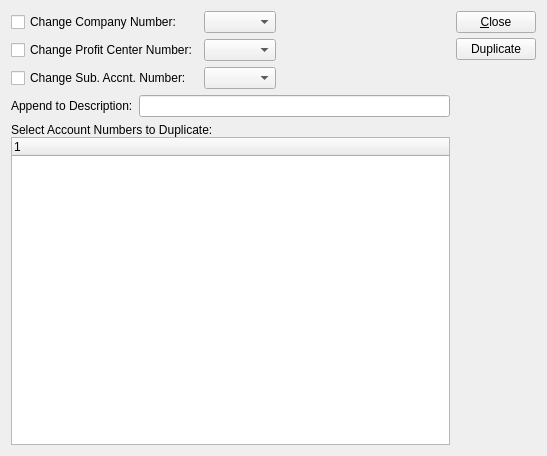
<?xml version="1.0" encoding="UTF-8"?>
<ui version="4.0">
 <comment>This file is part of the xTuple ERP: PostBooks Edition, a free and
open source Enterprise Resource Planning software suite,
Copyright (c) 1999-2019 by OpenMFG LLC, d/b/a xTuple.
It is licensed to you under the Common Public Attribution License
version 1.0, the full text of which (including xTuple-specific Exhibits)
is available at www.xtuple.com/CPAL.  By using this software, you agree
to be bound by its terms.</comment>
 <class>duplicateAccountNumbers</class>
 <widget class="QWidget" name="duplicateAccountNumbers">
  <property name="geometry">
   <rect>
    <x>0</x>
    <y>0</y>
    <width>547</width>
    <height>456</height>
   </rect>
  </property>
  <property name="windowTitle">
   <string>Duplicate Account Numbers</string>
  </property>
  <layout class="QHBoxLayout">
   <item>
    <layout class="QVBoxLayout">
     <property name="spacing">
      <number>6</number>
     </property>
     <property name="margin">
      <number>0</number>
     </property>
     <item>
      <layout class="QHBoxLayout">
       <property name="spacing">
        <number>6</number>
       </property>
       <property name="margin">
        <number>0</number>
       </property>
       <item>
        <layout class="QGridLayout">
         <property name="margin">
          <number>0</number>
         </property>
         <property name="spacing">
          <number>6</number>
         </property>
         <item row="1" column="0">
          <widget class="QCheckBox" name="_changeProfit">
           <property name="text">
            <string>Change Profit Center Number:</string>
           </property>
          </widget>
         </item>
         <item row="0" column="1">
          <widget class="XComboBox" name="_company">
           <property name="type">
            <enum>XComboBox::Companies</enum>
           </property>
          </widget>
         </item>
         <item row="0" column="0">
          <widget class="QCheckBox" name="_changeCompany">
           <property name="text">
            <string>Change Company Number:</string>
           </property>
          </widget>
         </item>
         <item row="1" column="1">
          <widget class="XComboBox" name="_profit">
           <property name="type">
            <enum>XComboBox::ProfitCenters</enum>
           </property>
          </widget>
         </item>
         <item row="2" column="1">
          <widget class="XComboBox" name="_sub">
           <property name="type">
            <enum>XComboBox::Subaccounts</enum>
           </property>
          </widget>
         </item>
         <item row="2" column="0">
          <widget class="QCheckBox" name="_changeSub">
           <property name="text">
            <string>Change Sub. Accnt. Number:</string>
           </property>
          </widget>
         </item>
        </layout>
       </item>
       <item>
        <spacer>
         <property name="orientation">
          <enum>Qt::Horizontal</enum>
         </property>
         <property name="sizeHint" stdset="0">
          <size>
           <width>40</width>
           <height>20</height>
          </size>
         </property>
        </spacer>
       </item>
      </layout>
     </item>
     <item>
      <layout class="QHBoxLayout">
       <property name="spacing">
        <number>6</number>
       </property>
       <property name="margin">
        <number>0</number>
       </property>
       <item>
        <widget class="QLabel" name="_descripLit">
         <property name="text">
          <string>Append to Description:</string>
         </property>
         <property name="buddy">
          <cstring>_descrip</cstring>
         </property>
        </widget>
       </item>
       <item>
        <widget class="QLineEdit" name="_descrip"/>
       </item>
      </layout>
     </item>
     <item>
      <layout class="QVBoxLayout">
       <property name="spacing">
        <number>0</number>
       </property>
       <property name="margin">
        <number>0</number>
       </property>
       <item>
        <widget class="QLabel" name="_glAccountNumbersLit">
         <property name="text">
          <string>Select Account Numbers to Duplicate:</string>
         </property>
         <property name="buddy">
          <cstring>_account</cstring>
         </property>
        </widget>
       </item>
       <item>
        <widget class="XTreeWidget" name="_account">
         <property name="sizePolicy">
          <sizepolicy hsizetype="Expanding" vsizetype="Expanding">
           <horstretch>0</horstretch>
           <verstretch>0</verstretch>
          </sizepolicy>
         </property>
         <property name="selectionMode">
          <enum>QAbstractItemView::MultiSelection</enum>
         </property>
        </widget>
       </item>
      </layout>
     </item>
    </layout>
   </item>
   <item>
    <layout class="QVBoxLayout">
     <property name="spacing">
      <number>5</number>
     </property>
     <property name="margin">
      <number>0</number>
     </property>
     <item>
      <widget class="QPushButton" name="_close">
       <property name="text">
        <string>&amp;Close</string>
       </property>
      </widget>
     </item>
     <item>
      <widget class="QPushButton" name="_duplicate">
       <property name="text">
        <string>Duplicate</string>
       </property>
      </widget>
     </item>
     <item>
      <spacer>
       <property name="orientation">
        <enum>Qt::Vertical</enum>
       </property>
       <property name="sizeHint" stdset="0">
        <size>
         <width>20</width>
         <height>40</height>
        </size>
       </property>
      </spacer>
     </item>
    </layout>
   </item>
  </layout>
 </widget>
 <layoutdefault spacing="6" margin="11"/>
 <customwidgets>
  <customwidget>
   <class>XComboBox</class>
   <extends>QComboBox</extends>
   <header>xcombobox.h</header>
  </customwidget>
  <customwidget>
   <class>XTreeWidget</class>
   <extends>QTreeWidget</extends>
   <header>xtreewidget.h</header>
   <container>1</container>
  </customwidget>
 </customwidgets>
 <tabstops>
  <tabstop>_changeCompany</tabstop>
  <tabstop>_company</tabstop>
  <tabstop>_changeProfit</tabstop>
  <tabstop>_profit</tabstop>
  <tabstop>_changeSub</tabstop>
  <tabstop>_sub</tabstop>
  <tabstop>_descrip</tabstop>
  <tabstop>_account</tabstop>
  <tabstop>_duplicate</tabstop>
  <tabstop>_close</tabstop>
 </tabstops>
 <resources/>
 <connections>
  <connection>
   <sender>_close</sender>
   <signal>clicked()</signal>
   <receiver>duplicateAccountNumbers</receiver>
   <slot>close()</slot>
   <hints>
    <hint type="sourcelabel">
     <x>486</x>
     <y>26</y>
    </hint>
    <hint type="destinationlabel">
     <x>20</x>
     <y>20</y>
    </hint>
   </hints>
  </connection>
 </connections>
</ui>
